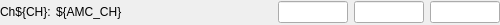
<?xml version="1.0" encoding="UTF-8"?>
<ui version="4.0">
 <class>Form</class>
 <widget class="QWidget" name="Form">
  <property name="geometry">
   <rect>
    <x>0</x>
    <y>0</y>
    <width>500</width>
    <height>25</height>
   </rect>
  </property>
  <property name="windowTitle">
   <string>Form</string>
  </property>
  <layout class="QVBoxLayout" name="verticalLayout">
   <property name="leftMargin">
    <number>0</number>
   </property>
   <property name="topMargin">
    <number>0</number>
   </property>
   <property name="rightMargin">
    <number>0</number>
   </property>
   <property name="bottomMargin">
    <number>0</number>
   </property>
   <item>
    <layout class="QGridLayout" name="gridLayout">
     <item row="0" column="4">
      <widget class="PyDMLineEdit" name="PyDMLineEdit_11">
       <property name="sizePolicy">
        <sizepolicy hsizetype="Expanding" vsizetype="Fixed">
         <horstretch>1</horstretch>
         <verstretch>1</verstretch>
        </sizepolicy>
       </property>
       <property name="minimumSize">
        <size>
         <width>70</width>
         <height>0</height>
        </size>
       </property>
       <property name="maximumSize">
        <size>
         <width>70</width>
         <height>16777215</height>
        </size>
       </property>
       <property name="toolTip">
        <string/>
       </property>
       <property name="alignment">
        <set>Qt::AlignCenter</set>
       </property>
       <property name="alarmSensitiveContent" stdset="0">
        <bool>true</bool>
       </property>
       <property name="channel" stdset="0">
        <string>ca://${DEV}:FBWGT${CH}</string>
       </property>
      </widget>
     </item>
     <item row="0" column="5">
      <widget class="PyDMLineEdit" name="PyDMLineEdit_21">
       <property name="sizePolicy">
        <sizepolicy hsizetype="Expanding" vsizetype="Fixed">
         <horstretch>1</horstretch>
         <verstretch>1</verstretch>
        </sizepolicy>
       </property>
       <property name="minimumSize">
        <size>
         <width>70</width>
         <height>0</height>
        </size>
       </property>
       <property name="maximumSize">
        <size>
         <width>70</width>
         <height>16777215</height>
        </size>
       </property>
       <property name="toolTip">
        <string/>
       </property>
       <property name="alignment">
        <set>Qt::AlignCenter</set>
       </property>
       <property name="alarmSensitiveContent" stdset="0">
        <bool>true</bool>
       </property>
       <property name="channel" stdset="0">
        <string>ca://${DEV}:POC${CH}</string>
       </property>
      </widget>
     </item>
     <item row="0" column="1">
      <widget class="QLabel" name="label">
       <property name="sizePolicy">
        <sizepolicy hsizetype="Preferred" vsizetype="Preferred">
         <horstretch>0</horstretch>
         <verstretch>0</verstretch>
        </sizepolicy>
       </property>
       <property name="minimumSize">
        <size>
         <width>100</width>
         <height>0</height>
        </size>
       </property>
       <property name="maximumSize">
        <size>
         <width>100</width>
         <height>16777215</height>
        </size>
       </property>
       <property name="font">
        <font>
         <weight>50</weight>
         <bold>false</bold>
        </font>
       </property>
       <property name="text">
        <string>${AMC_CH}</string>
       </property>
      </widget>
     </item>
     <item row="0" column="2">
      <widget class="PyDMLabel" name="PyDMLabel_149">
       <property name="minimumSize">
        <size>
         <width>100</width>
         <height>0</height>
        </size>
       </property>
       <property name="maximumSize">
        <size>
         <width>200</width>
         <height>16777215</height>
        </size>
       </property>
       <property name="toolTip">
        <string/>
       </property>
       <property name="channel" stdset="0">
        <string>ca://${DEV}:DMOD_LABEL${CH}</string>
       </property>
       <property name="displayFormat" stdset="0">
        <enum>PyDMLabel::String</enum>
       </property>
      </widget>
     </item>
     <item row="0" column="3">
      <widget class="PyDMLineEdit" name="PyDMLineEdit">
       <property name="sizePolicy">
        <sizepolicy hsizetype="Expanding" vsizetype="Fixed">
         <horstretch>1</horstretch>
         <verstretch>1</verstretch>
        </sizepolicy>
       </property>
       <property name="minimumSize">
        <size>
         <width>70</width>
         <height>0</height>
        </size>
       </property>
       <property name="maximumSize">
        <size>
         <width>70</width>
         <height>16777215</height>
        </size>
       </property>
       <property name="toolTip">
        <string/>
       </property>
       <property name="alignment">
        <set>Qt::AlignCenter</set>
       </property>
       <property name="alarmSensitiveContent" stdset="0">
        <bool>true</bool>
       </property>
       <property name="channel" stdset="0">
        <string>ca://${DEV}:REFWGT${CH}</string>
       </property>
      </widget>
     </item>
     <item row="0" column="0">
      <widget class="QLabel" name="label_57">
       <property name="sizePolicy">
        <sizepolicy hsizetype="Preferred" vsizetype="Preferred">
         <horstretch>0</horstretch>
         <verstretch>0</verstretch>
        </sizepolicy>
       </property>
       <property name="minimumSize">
        <size>
         <width>50</width>
         <height>0</height>
        </size>
       </property>
       <property name="maximumSize">
        <size>
         <width>50</width>
         <height>16777215</height>
        </size>
       </property>
       <property name="font">
        <font>
         <weight>50</weight>
         <bold>false</bold>
        </font>
       </property>
       <property name="text">
        <string>Ch${CH}:</string>
       </property>
      </widget>
     </item>
    </layout>
   </item>
  </layout>
 </widget>
 <customwidgets>
  <customwidget>
   <class>PyDMLabel</class>
   <extends>QLabel</extends>
   <header>pydm.widgets.label</header>
  </customwidget>
  <customwidget>
   <class>PyDMLineEdit</class>
   <extends>QLineEdit</extends>
   <header>pydm.widgets.line_edit</header>
  </customwidget>
 </customwidgets>
 <resources/>
 <connections/>
</ui>
